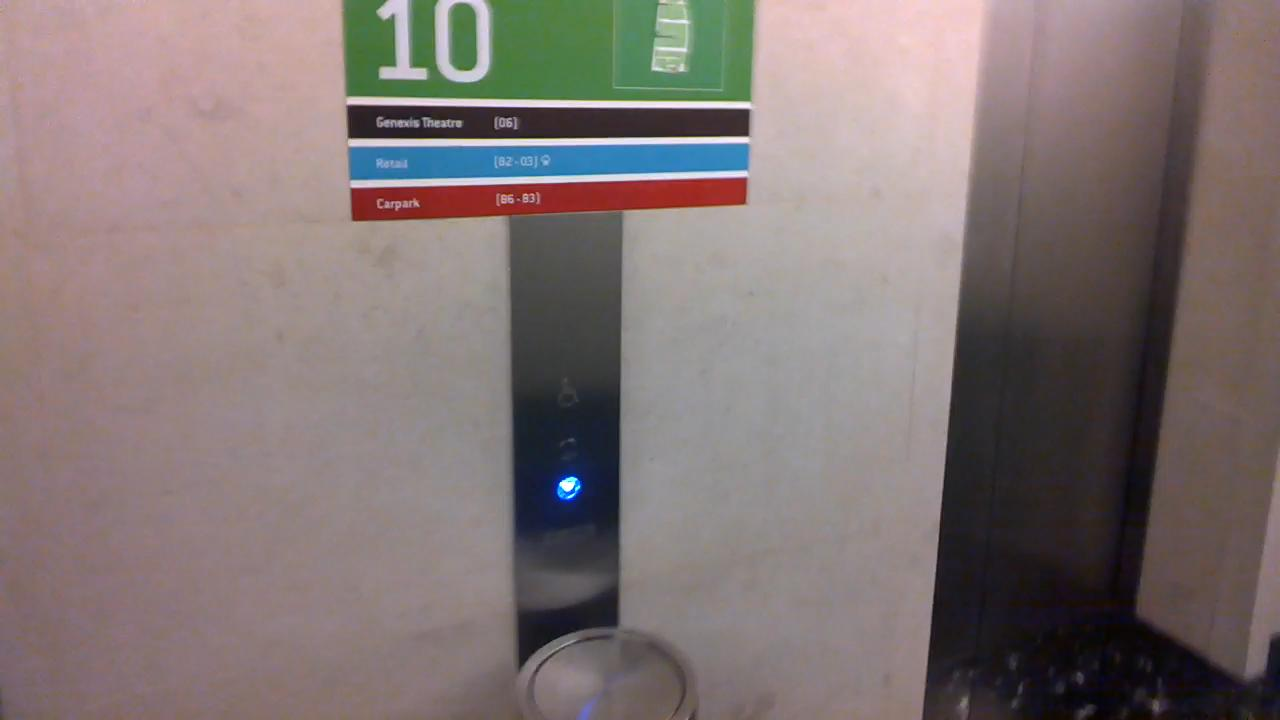
#> input picture src/EAST/east/training_samples/img_1.jpg, 1280 x 720 px
$ python -i postprocess.py   (imports and definitions only)   (older library calls are emulated)
#> lines starting #> are read from the running program, lines starting #| are printed output that depends on the picture; after the words box and inside, x2 and y2 are one past the last pixel; in counts of white or black regions, pixels touching at a corner belong together
# some function used for postprocess the labelimg which is generate by the deeplab

import numpy as np
import cv2

# postprocess
# argv: the img labeled by the cnn&densecrf
# return: a processed img(small size) and its area
def regionNMS(img):
    BOUNDING_MERGE_RATIO = 1.15
    BOUNDING_REGION_RATIO = 1.25
    img = img.copy()
    firstMaxImg, firstMaxArea, secondMaxImg, secondMaxArea = basicNMS(img)
    # don't need to process
    if firstMaxArea == 0:     # there is no container
        return img, 0
    if secondMaxArea == 0:    # there is only one region
        return firstMaxImg, firstMaxArea

    # judge whether the two region is a container, if true ,return the merged image
    mergeImg = firstMaxImg + secondMaxImg
    top, bottom, farLeft, farRight = boundingRect(mergeImg)

    if (bottom-top)*(farRight-farLeft)/(firstMaxArea+secondMaxArea) < BOUNDING_MERGE_RATIO:   # the two region is a container
        return mergeImg, firstMaxArea+secondMaxArea

    # delete one region
    firstTop, firstBottom, firstLeft, firstRight = boundingRect(firstMaxImg)
    firstBoundingAreaRatio = (firstBottom-firstTop) * (firstRight-firstLeft) / firstMaxArea
    secondTop, secondBottom, secondLeft, secondRight = boundingRect(secondMaxImg)
    secondBoundingAreaRatio = (secondBottom-secondTop) * (secondRight-secondLeft) / secondMaxArea
    # if one's shape is good shape and another's shape is not good, choose it. Else, do deeper processing
    if firstBoundingAreaRatio<BOUNDING_REGION_RATIO and secondBoundingAreaRatio>BOUNDING_REGION_RATIO:
        return firstMaxImg, firstMaxArea
    if firstBoundingAreaRatio>BOUNDING_REGION_RATIO and secondBoundingAreaRatio<BOUNDING_REGION_RATIO:
        return secondMaxImg, secondMaxArea

    # compute the distance between image center and region center, choose the shorter distance
    firstTop, firstBottom, firstLeft, firstRight = avgRect(firstMaxImg)
    firstX = (firstBottom+firstTop)/2
    firstY = (firstLeft+firstRight)/2
    secondTop, secondBottom, secondLeft, secondRight = avgRect(secondMaxImg)
    secondX = (secondBottom+secondTop)/2
    secondY = (secondLeft+secondRight)/2
    centerX = img.shape[0]/2
    centerY = img.shape[1]/2
    firstDis = (firstX-centerX)**2 + (firstY-centerY)**2
    secondDis = (secondX-centerX)**2 + (secondY-centerY)**2
    if firstDis < secondDis:
        return firstMaxImg, firstMaxArea
    else :
        return secondMaxImg, secondMaxArea

# do NMS for the gray label image, hold the two largest region
def basicNMS(img):
    SECOND_FIRST_RATIO = 0.5
    img, contours, hierarchy = cv2.findContours(img, cv2.RETR_EXTERNAL, cv2.CHAIN_APPROX_NONE)

	# there is no container in image
    if len(contours) == 0:
        return None, 0, None, 0

	# get the two largest area
    firstMaxIdx = 0
    firstMaxArea = 0
    secondMaxIdx = 0
    secondMaxArea = 0
    for i in range(len(contours)):
        area = cv2.contourArea(contours[i])
        if area > firstMaxArea:
            secondMaxIdx = firstMaxIdx
            secondMaxArea = firstMaxArea
            firstMaxIdx = i
            firstMaxArea = area
        elif area > secondMaxArea:
            secondMaxIdx = i
            secondMaxArea = area

    # draw the first largest contour
    firstMaxImg = np.zeros(img.shape)
    firstMaxImg.astype(np.uint8)
    for i in range(len(contours[firstMaxIdx])):
        y = contours[firstMaxIdx][i][0][0]
        x = contours[firstMaxIdx][i][0][1]
        firstMaxImg[x, y] = 255

    # if the second largest contour satisfy the condition, draw it, else return 0
    if SECOND_FIRST_RATIO < secondMaxArea/firstMaxArea:
        secondMaxImg = np.zeros(img.shape)
        secondMaxImg.astype(np.uint8)
        for i in range(len(contours[secondMaxIdx])):
            y = contours[secondMaxIdx][i][0][0]
            x = contours[secondMaxIdx][i][0][1]
            secondMaxImg[x, y] = 255
    else:
        secondMaxImg = None
        secondMaxArea = 0

    return firstMaxImg, firstMaxArea, secondMaxImg, secondMaxArea

# to rectify the image
# [59 lines left out: functions rectifyImg, nonZeroMean, boundingRect, avgRect, not called in this run]

>>> import cv2
>>> picture = cv2.imread('../EAST/east/training_samples/img_1.jpg', cv2.IMREAD_GRAYSCALE)
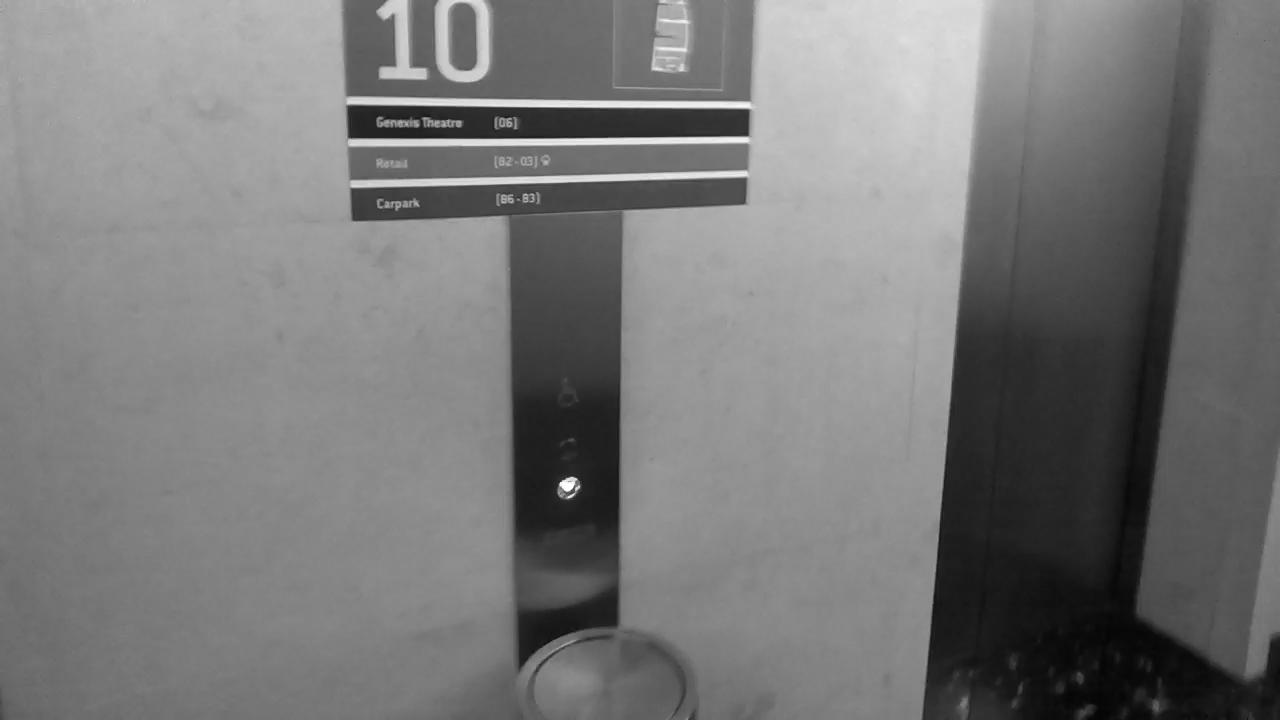
#> picture: shape (720, 1280); min 4, max 255, mean 120.3
>>> result = regionNMS(picture)
#> in basicNMS, `img, contours, hierarchy = cv2.findContours(img, cv2.RETR_EXTERNAL, cv..`: contours = 1 contour; box (x1, y1, x2, y2) and area: (0, 0, 1280, 720) 919601
#> the loop in basicNMS, `for i in range(len(contours)):` made 1 pass
#> (area, secondMaxIdx, secondMaxArea, firstMaxIdx, firstMaxArea) on pass 1: (919601, 0, 0, 0, 919601)
#> after the loop in basicNMS, `for i in range(len(contours)):`: firstMaxArea = 919601; firstMaxIdx = 0
#> in basicNMS, `firstMaxImg.astype(np.uint8)`: firstMaxImg: shape (720, 1280) float64; every value is 0
#> after the loop in basicNMS, `for i in range(len(contours[firstMaxIdx])):`:
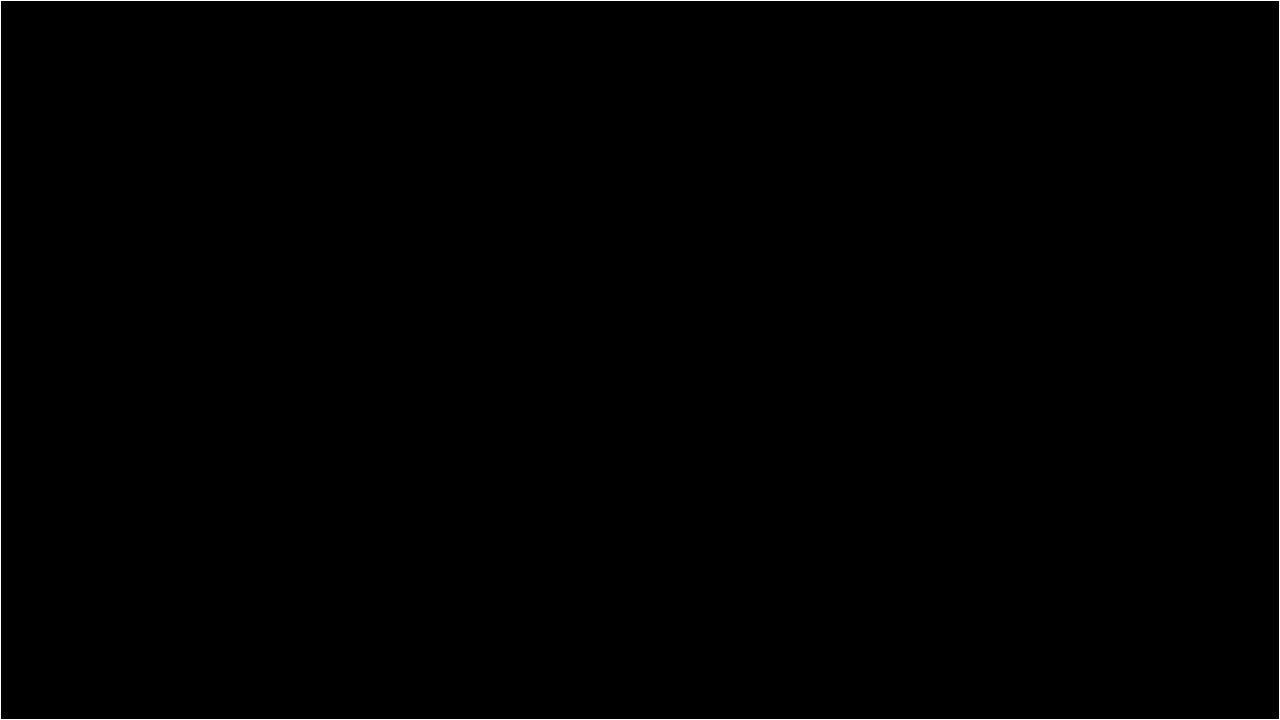
#> firstMaxImg: shape (720, 1280) float64; 0.43% white in thin lines or dots
#> in regionNMS, `firstMaxImg, firstMaxArea, secondMaxImg, secondMaxArea = basicNMS(img)`: firstMaxArea = 919601; secondMaxArea = 0

$ run again, on src/EAST/east/training_samples/img_2.jpg
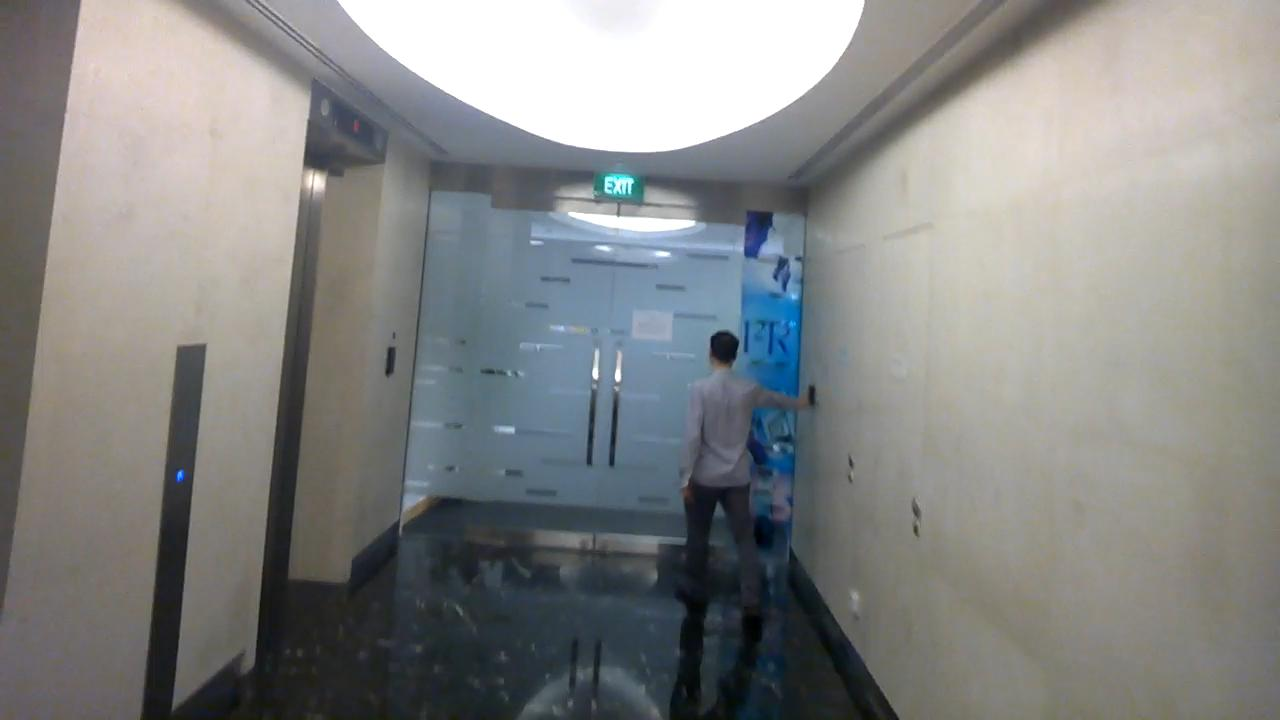
#> input picture src/EAST/east/training_samples/img_2.jpg, 1280 x 720 px
#> `picture = cv2.imread('../EAST/east/training_samples/img_1.jpg', cv2.IM..`:
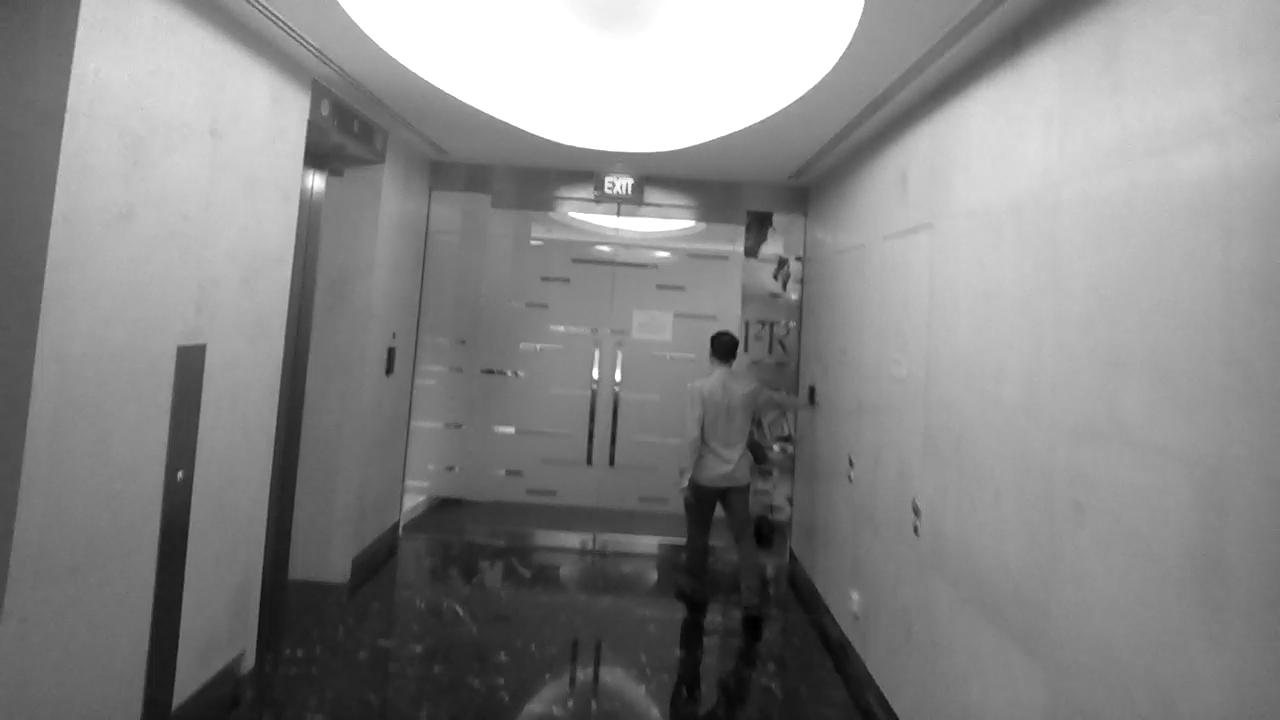
#> picture: shape (720, 1280); min 0, max 255, mean 134.2
#> contours = 1 contour; box (x1, y1, x2, y2) and area: (0, 0, 1280, 720) 919601
#> the loop in basicNMS, `for i in range(len(contours)):` made 1 pass
#> (area, secondMaxIdx, secondMaxArea, firstMaxIdx, firstMaxArea) on pass 1: (919601, 0, 0, 0, 919601)
#> after the loop in basicNMS, `for i in range(len(contours)):`: firstMaxArea = 919601; firstMaxIdx = 0
#> in regionNMS, `firstMaxImg, firstMaxArea, secondMaxImg, secondMaxArea = basicNMS(img)`: firstMaxArea = 919601; secondMaxArea = 0
